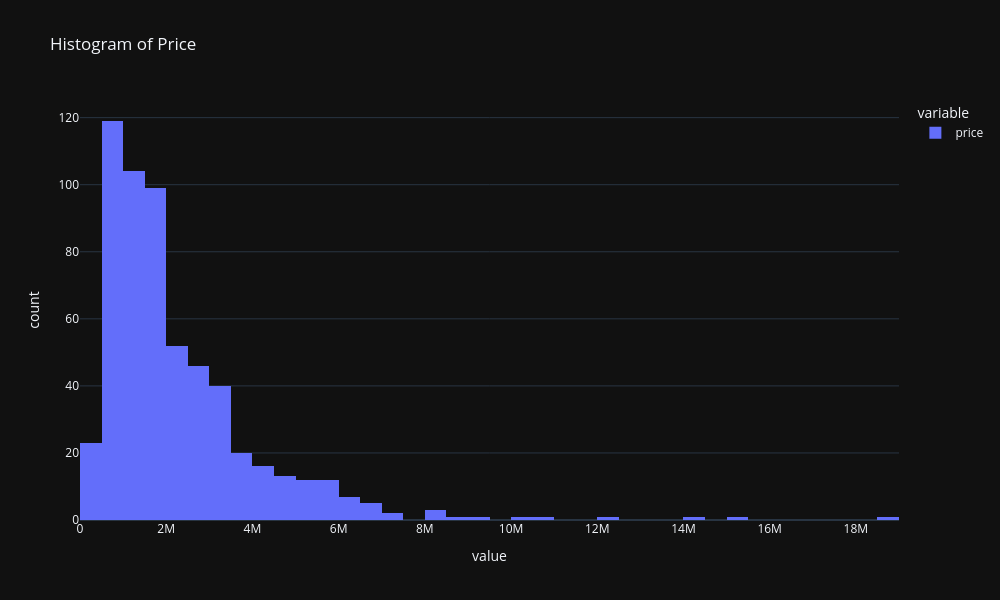

Source (notebook cell):
### Markdown cell above
Distribution of the Target Variable

### Code cell
fig = px.histogram(phone_df, x=["price"], template = 'plotly_dark', title = 'Histogram of Price')
fig.update_layout(width=1000, height=600)
fig.show()

### Figure 1 — Plotly figure (JSON) as saved in the notebook; plotly's stock layout.template omitted (floating-point values rounded to 4 significant figures; data arrays with more than 128 entries replaced by an {"elided": "..."} marker saying what was removed)
{"data": [{"bingroup": "x", "hovertemplate": "variable=price<br>value=%{x}<br>count=%{y}<extra></extra>", "legendgroup": "price", "marker": {"color": "#636efa", "pattern": {"shape": ""}}, "name": "price", "orientation": "v", "showlegend": true, "type": "histogram", "x": {"elided": "581 int values"}, "xaxis": "x", "yaxis": "y"}], "layout": {"barmode": "relative", "height": 600, "legend": {"title": {"text": "variable"}, "tracegroupgap": 0}, "title": {"text": "Histogram of Price"}, "width": 1000, "xaxis": {"anchor": "y", "domain": [0, 1], "title": {"text": "value"}}, "yaxis": {"anchor": "x", "domain": [0, 1], "title": {"text": "count"}}}}
